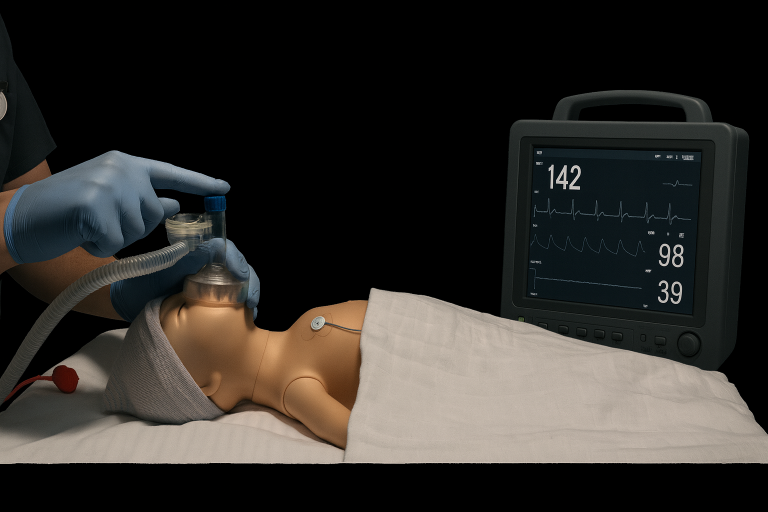
#> input picture tools/source/background.png, 1536 x 1024 px (shown at 1/2 size)
$ python build-images.py
#> lines starting #> are read from the running program, lines starting #| are printed output that depends on the picture
#!/usr/bin/env python3
"""Regenerate site/img/ from tools/source/.

Requires Pillow with AVIF and WebP support (Pillow >= 11 bundles both):
    python3 -m pip install --upgrade pillow
Run from anywhere:
    python3 tools/build-images.py
"""
from pathlib import Path

from PIL import Image

ROOT = Path(__file__).resolve().parent
SRC = ROOT / "source"
OUT = ROOT.parent / "site" / "img"

# (source file, output stem, widths, avif quality, webp quality)
JOBS = [
    ("background.png", "hero", [1536, 1024, 640], 45, 72),
    ("explain-model-product.png", "modeling", [1600, 1100, 760], 55, 80),
    ("explain-monitor-product.png", "monitor", [1600, 1100, 760], 55, 80),
]


def main() -> None:
    OUT.mkdir(parents=True, exist_ok=True)
    for filename, stem, widths, q_avif, q_webp in JOBS:
        src = Image.open(SRC / filename).convert("RGB")
#> src is the input picture: PIL image 1536x1024 RGB; mean R, G, B 49.7, 47, 43.2
        for width in widths:
            if width > src.width:  # never upscale
                continue
            height = round(src.height * width / src.width)
            resized = src.resize((width, height), Image.LANCZOS)
            resized.save(OUT / f"{stem}-{width}.avif", quality=q_avif, speed=4)
            resized.save(OUT / f"{stem}-{width}.webp", quality=q_webp, method=6)
            print(f"{stem}-{width}: {width}x{height}")
#> this loop made 3 passes
#> pass 2, in main, `resized = src.resize((width, height), Image.LANCZOS)`:
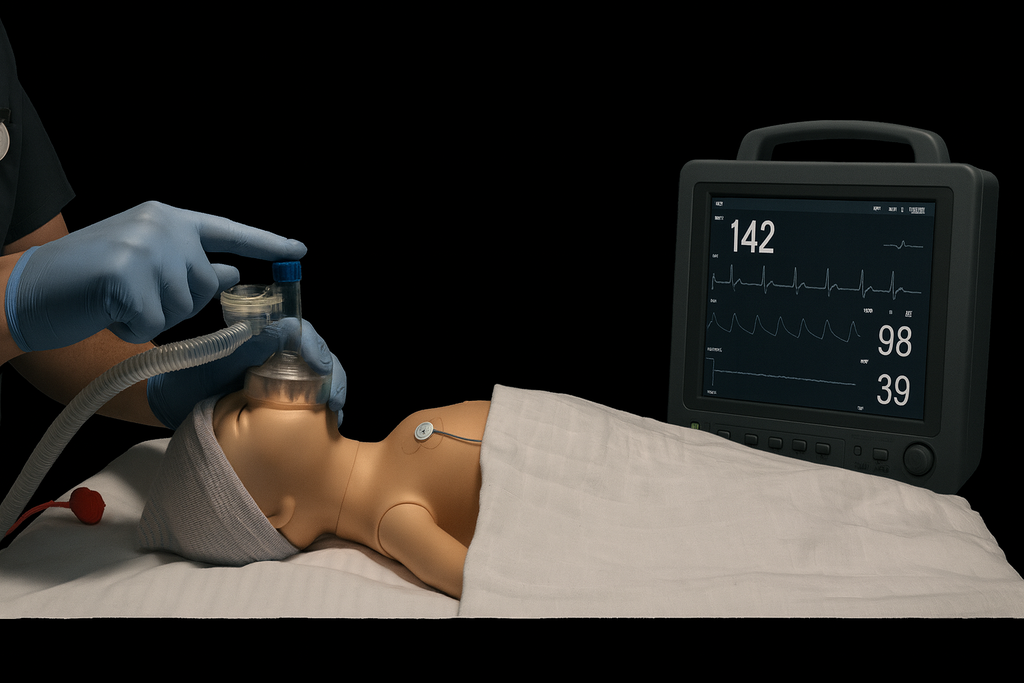
#> resized: PIL image 1024x683 RGB; mean R, G, B 49.8, 47, 43.2
#> pass 2 of the loop in main, `for filename, stem, widths, q_avif, q_webp in JOBS:`:
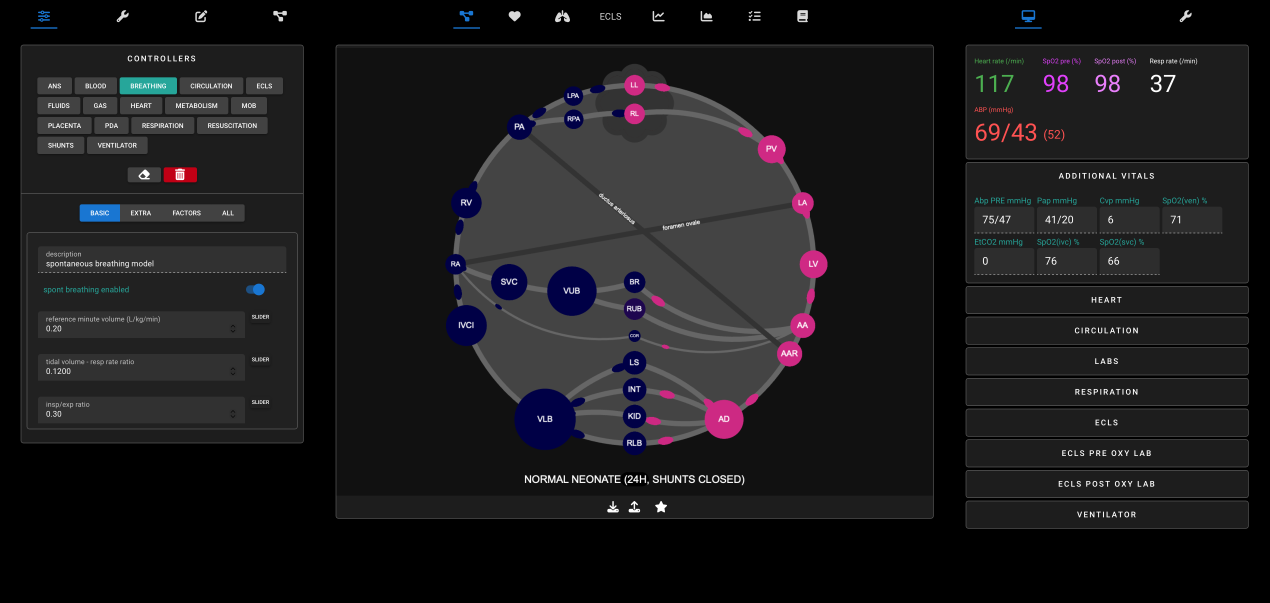
#> input picture tools/source/explain-model-product.png, 3808 x 1808 px (shown at 1/3 size)
#> src: PIL image 3808x1808 RGB
#> the loop in main, `for width in widths:` made 3 passes
#> pass 2, in main, `resized = src.resize((width, height), Image.LANCZOS)`:
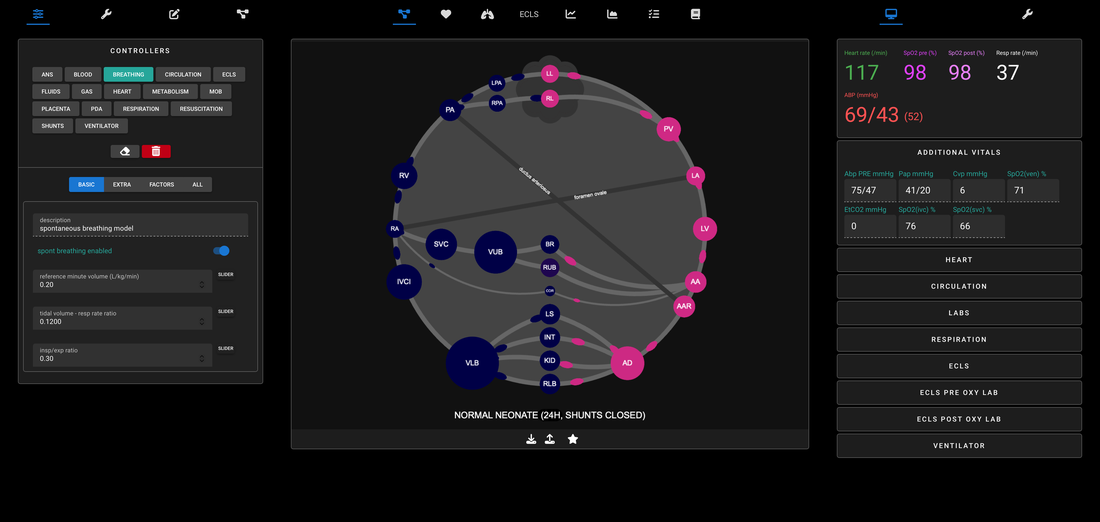
#> resized: PIL image 1100x522 RGB; mean R, G, B 27.5, 26.5, 28.4
#> pass 3 of the loop in main, `for filename, stem, widths, q_avif, q_webp in JOBS:`:
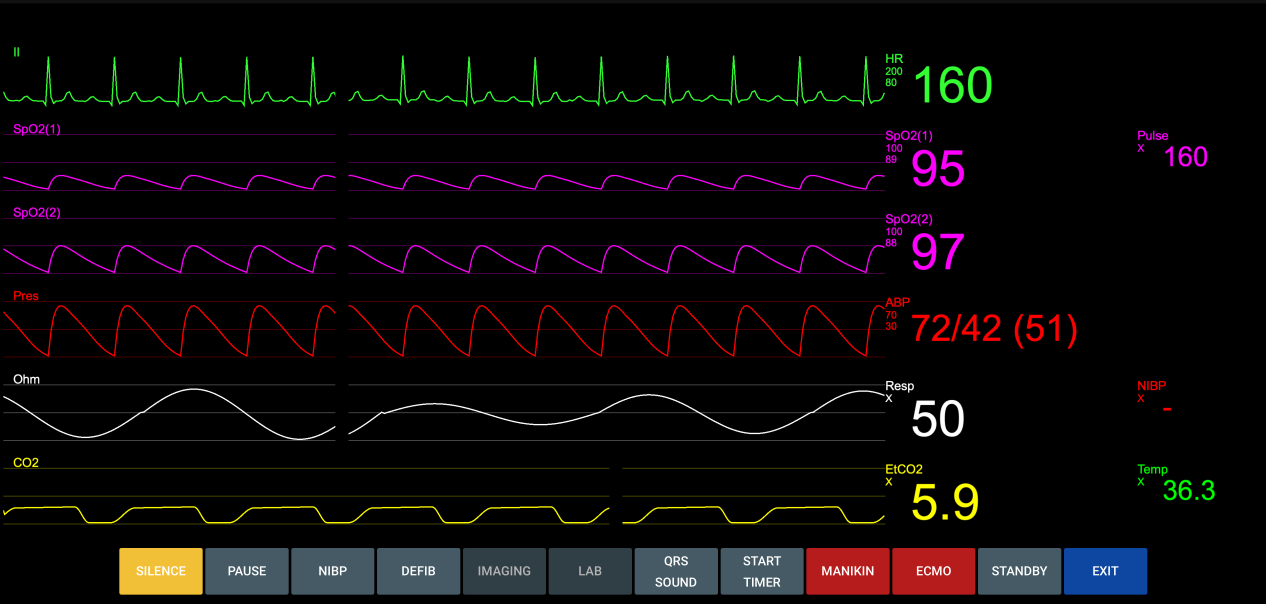
#> input picture tools/source/explain-monitor-product.png, 3798 x 1810 px (shown at 1/3 size)
#> src: PIL image 3798x1810 RGB
#> the loop in main, `for width in widths:` made 3 passes
#> pass 1, in main, `resized = src.resize((width, height), Image.LANCZOS)`:
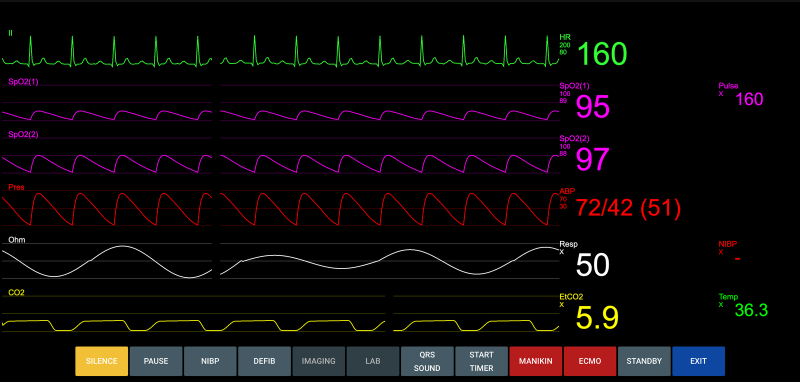
#> resized: PIL image 1600x763 RGB (shown at 1/2 size); mean R, G, B 12.5, 9.1, 9.4
#> pass 3, in main, `resized = src.resize((width, height), Image.LANCZOS)`:
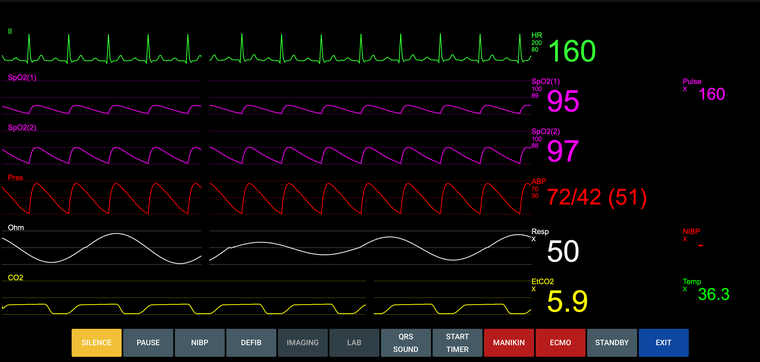
#> resized: PIL image 760x362 RGB; mean R, G, B 12.9, 9.3, 9.6


if __name__ == "__main__":
    main()
